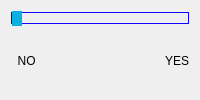
                    <widget class="QFrame" name="renalDiseaseFrame">
                     <property name="styleSheet">
                      <string notr="true">QFrame {
	border: none;
}
QSlider::groove:horizontal {
    border: 1px solid;
	border-color: rgb(17, 0, 255);
    height: 10px;
    margin: 0px;
}

QSlider::handle:horizontal {
    background-color: rgb(11, 175, 225);
    border: 1px solid;
	border-color: rgb(11, 175, 225);
    height: px;
    width: 8px;
	margin: -15px 0px;
}</string>
                     </property>
                     <property name="frameShape">
                      <enum>QFrame::StyledPanel</enum>
                     </property>
                     <property name="frameShadow">
                      <enum>QFrame::Raised</enum>
                     </property>
                     <layout class="QVBoxLayout" name="verticalLayout_54">
                      <item>
                       <layout class="QGridLayout" name="gridLayout_43">
                        <item row="1" column="1" alignment="Qt::AlignRight">
                         <widget class="QLabel" name="renalDiseaseYesLabel">
                          <property name="text">
                           <string>YES</string>
                          </property>
                         </widget>
                        </item>
                        <item row="1" column="0">
                         <widget class="QLabel" name="renalDiseaseNoLabel">
                          <property name="text">
                           <string>  NO  </string>
                          </property>
                         </widget>
                        </item>
                        <item row="0" column="0" colspan="2">
                         <widget class="QSlider" name="renalDiseaseHorizontalSlider">
                          <property name="maximum">
                           <number>1</number>
                          </property>
                          <property name="pageStep">
                           <number>1</number>
                          </property>
                          <property name="orientation">
                           <enum>Qt::Horizontal</enum>
                          </property>
                         </widget>
                        </item>
                       </layout>
                      </item>
                     </layout>
                    </widget>
